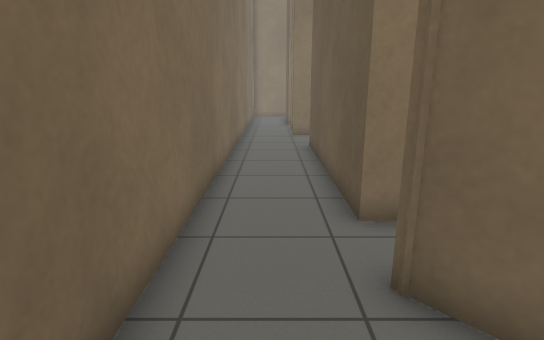
view 1 (above)

24 first-person views from a walk through a world built for the Gazebo simulator. The camera is 1.2 m above the floor, tilts 14° down and sees 80° across. The floor is counted in squares, 0.5 m on a side. Each view is taken from the middle of a square. On the plan, view 1 faces up. The plan holds only what a view shows up to about 19 squares ahead; the rest is blank. The place goes on beyond the plan.

view 2
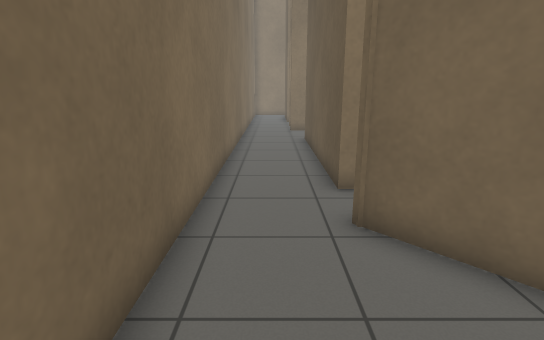

view 3
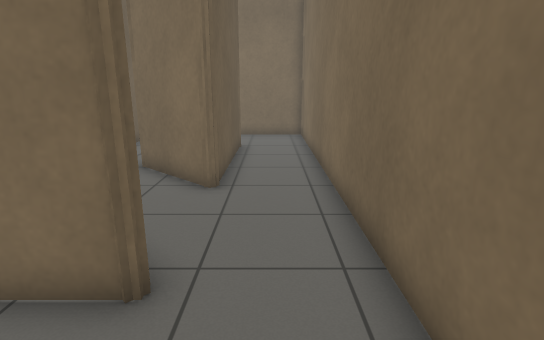

view 4
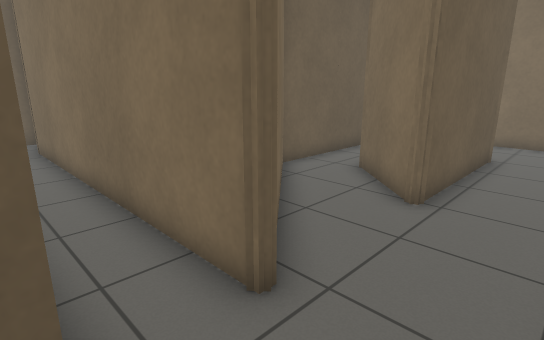

view 5
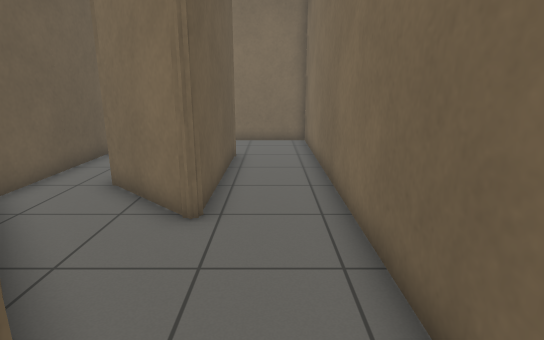

view 6
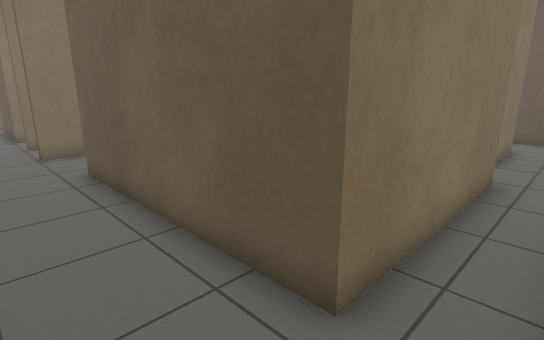

view 7
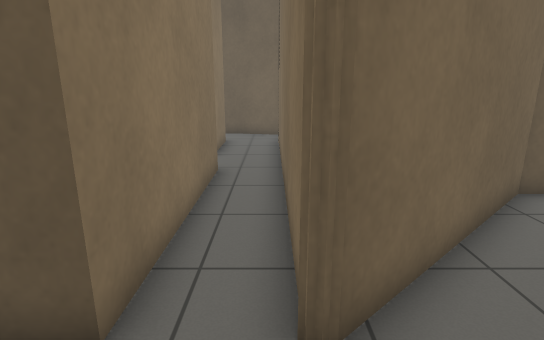

view 8
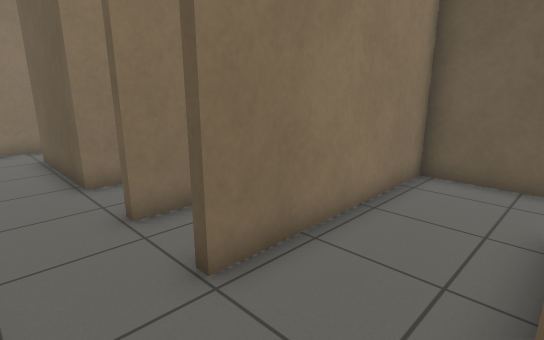

view 9
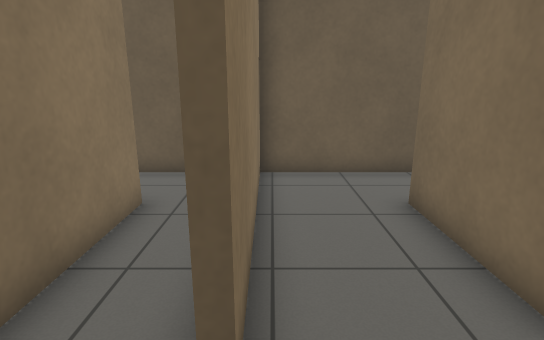

view 10
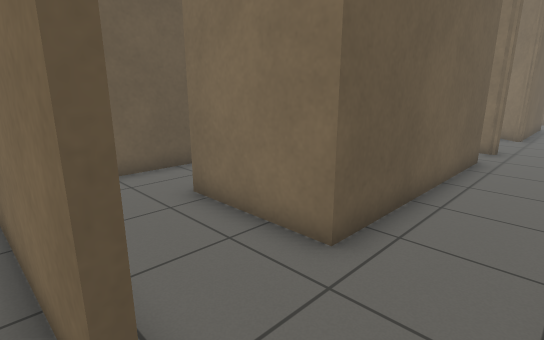

view 11
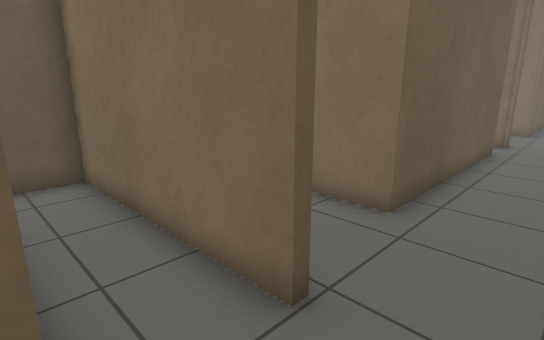

view 12
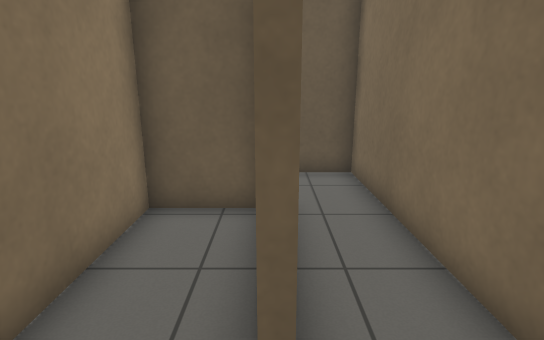

view 13
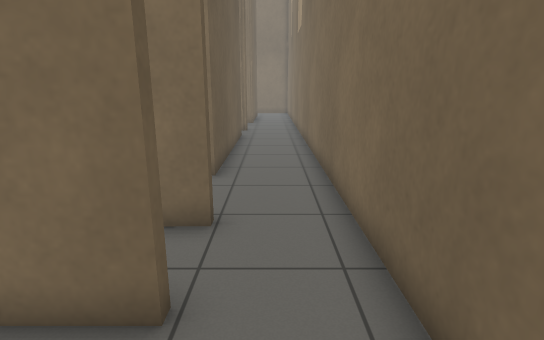

view 14
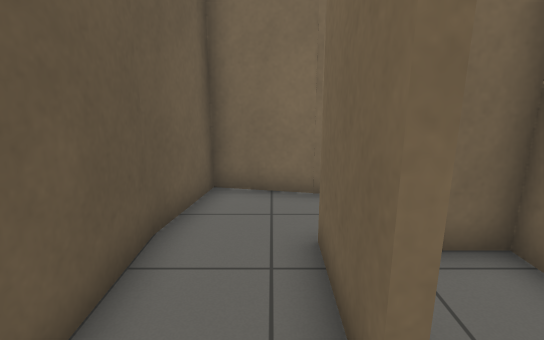

view 15
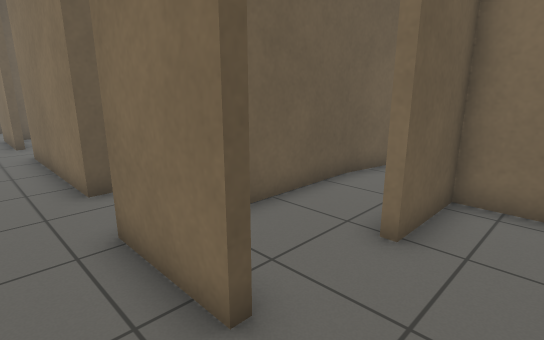

view 16
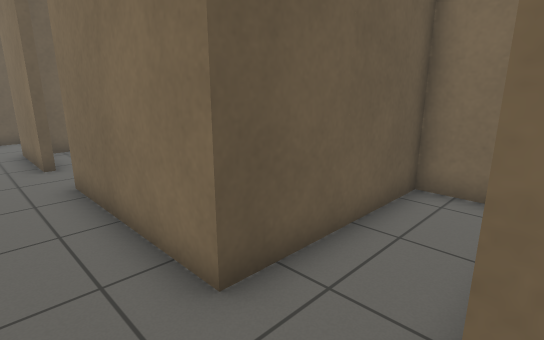

view 17
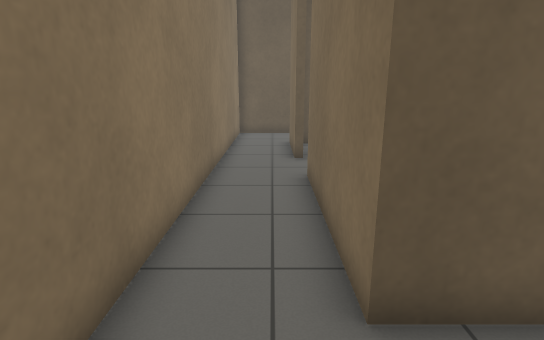

view 18
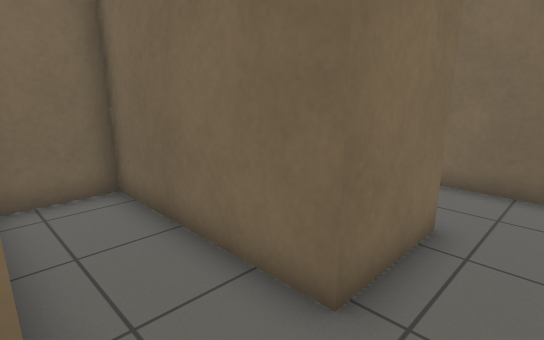

view 19
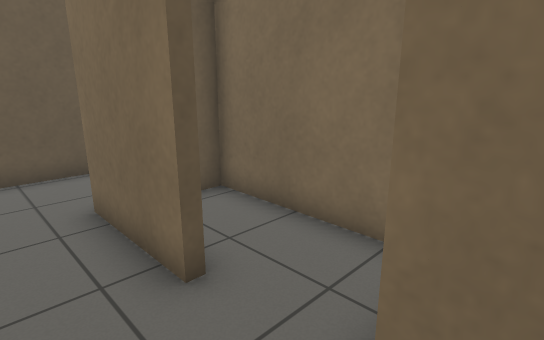

view 20
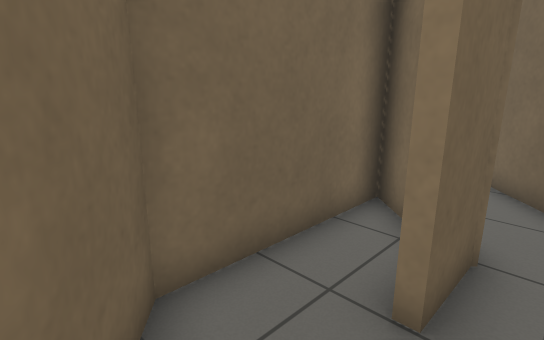

view 21
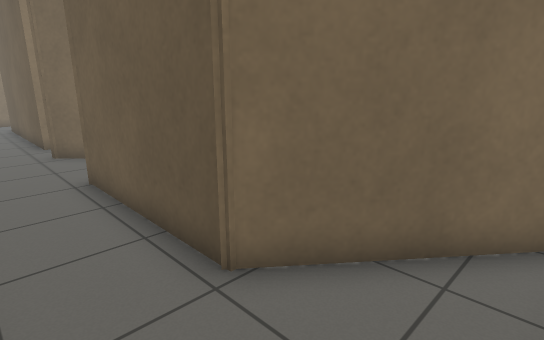

view 22
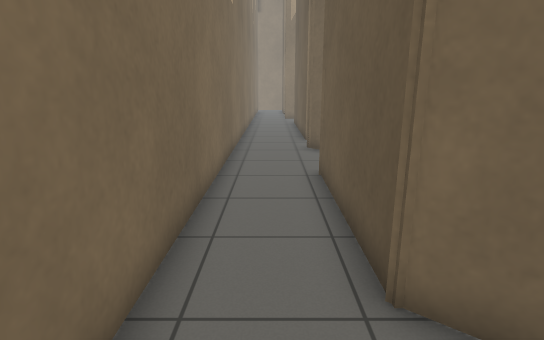

view 23
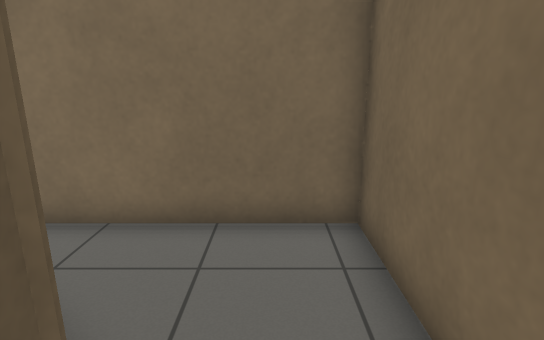

view 24
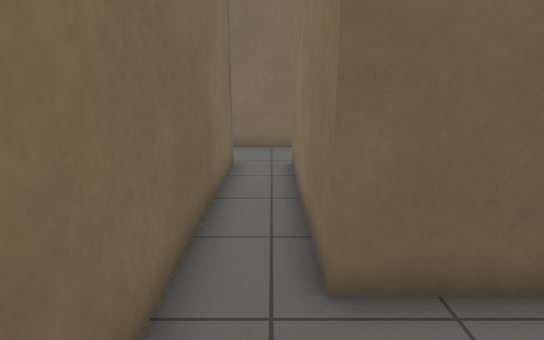

### Floor plan
Points are (right, up) in squares from view 1. A wall is a line through its corners. A room is listed if a view was taken in it or the views show most of it. See-through windows are left out.
Room 1 (views 1, 2, 3, 4, 5, 6, 7, 8, 21, 22, 23)
walls: (1.3, 3.7) (9.4, 3.7); (1.3, -1.1) (1.5, -0.7) (4.1, -3.1); (5.5, -0.9) (1.5, 3.5) (1.8, 3.8); (8.6, 5.6) (1.6, 5.6) (1.6, 14) (5.6, 14); (-1.6, 16.5) (-1.6, -10.5) (4.2, -10.5); (8.3, 14.6) (8.3, 17.3) (1.1, 17.3); (5.2, -9.8) (1.4, -6.8) (1.4, -0.6)
ways out: opening at (-0.5, 17.5) to room 2; opening at (4, -2) to room 6; opening at (10, 5) to room 7; opening at (6.5, 14)
Room 2 (views 9, 10)
walls: (1.1, 17.3) (1.1, 17.6) (8.3, 17.6) (8.3, 21); (5.7, 19.8) (1.1, 19.8); (-1.6, 19.5) (-1.6, 16.5)
ways out: opening at (-0.5, 17.5) to room 1; opening at (0, 20) to room 3
Room 3 (views 11, 12, 13)
walls: (1.1, 20.1) (2.9, 20.1); (-1.6, 21.5) (-1.6, 19.5); (5.3, 20.2) (5.3, 22.5) (1, 22.5) (1, 23.5)
ways out: opening at (0, 20) to room 2
Room 4 (view 14)
walls: (14.3, 9.2) (14.3, 6.2); (17, 5.9) (17, 9.8); (13.7, 3.7) (16.5, 3.2) (17, 6)
ways out: opening at (15, 5) to room 7
Room 5 (views 15, 16, 17, 18, 19)
walls: (28.2, 12.3) (31.9, 12.3); (14.3, 11.9) (14.3, 12.3) (17.3, 12.3) (17.3, 6.1) (19.9, 6.1) (19.9, 12) (26, 12); (14, 9.2) (14.3, 9.2); (11.3, 13.6) (11.3, 11.3); (35.2, 11.3) (35.2, 14.8) (18.8, 14.8)
ways out: opening at (27.5, 12) to room 8; opening at (13.4, 11.4)
Room 6 (view 20)
walls: (4.1, -3.1) (4.1, -5); (6.3, -8.4) (6.3, -1.8) (5.5, -0.9); (1.7, -1.3) (1.7, -6.6) (3.4, -8)
ways out: opening at (4, -2) to room 1
Room 7 (view 24)
walls: (8.6, 8.2) (8.6, 5.6); (14.3, 6.2) (11.8, 6.2); (9.4, 3.7) (14.1, 3.7)
ways out: opening at (10, 5) to room 1; opening at (15, 5) to room 4
Room 8 (no view inside)
walls: (27.1, 9.3) (31.6, 9.3) (31.6, 11.6)
ways out: opening at (27.5, 12) to room 5

Where each view was taken, in squares from view 1:
view 1: 0 up, 0 right, facing up
view 2: 2 down, 0 right, facing up
view 3: 7 up, 0 right, facing down
view 4: 6 up, 1 left, facing down-right
view 5: 5 up, 0 right, facing down
view 6: 4 up, 1 left, facing up-right
view 7: 4 up, 1 left, facing right
view 8: 14 up, 1 left, facing up-right
view 9: 17 up, 1 left, facing right
view 10: 18 up, 1 left, facing down-right
view 11: 20 up, 1 left, facing down-right
view 12: 20 up, 1 left, facing right
view 13: 23 up, 0 right, facing down
view 14: 11 up, 15 right, facing down
view 15: 14 up, 12 right, facing down-right
view 16: 14 up, 17 right, facing down-right
view 17: 13 up, 17 right, facing right
view 18: 14 up, 20 right, facing down-left
view 19: 14 up, 25 right, facing down-right
view 20: 8 down, 5 right, facing up-left
view 21: 10 down, 1 left, facing up-right
view 22: 10 down, 0 right, facing up
view 23: 5 down, 0 right, facing down
view 24: 5 up, 12 right, facing left
